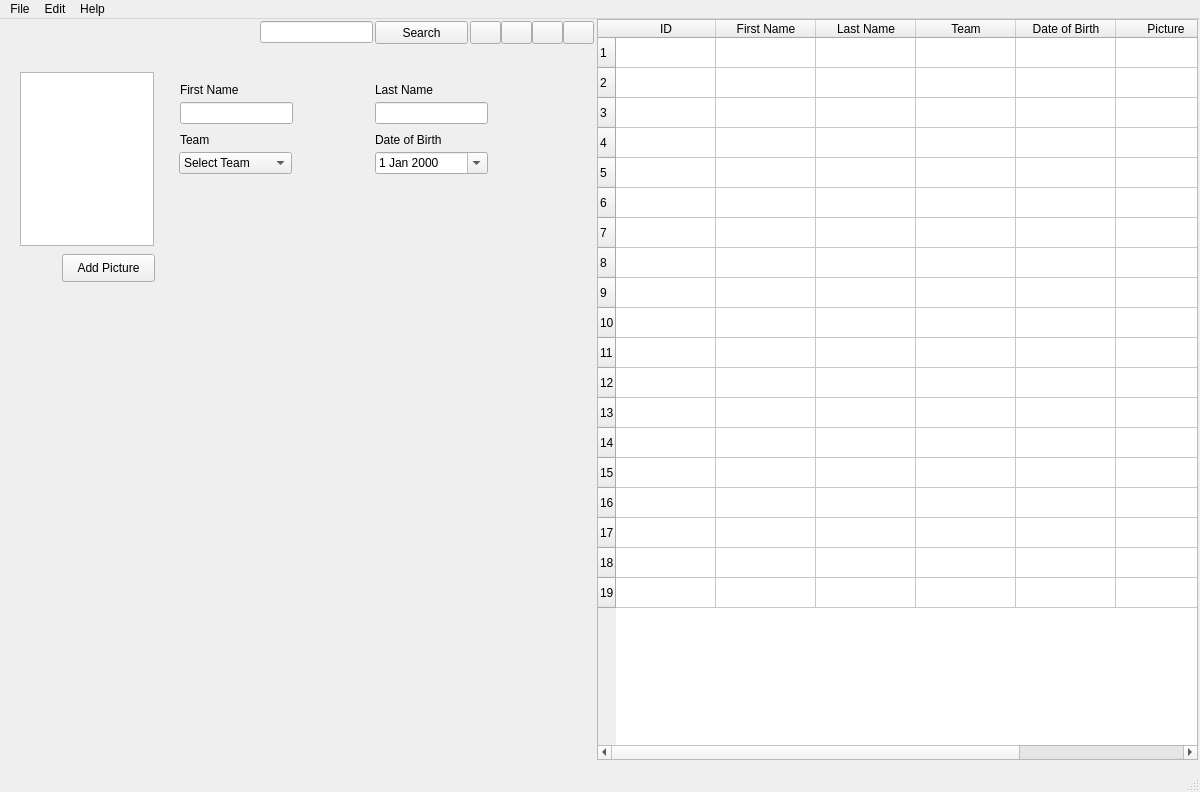
<?xml version="1.0" encoding="UTF-8"?>
<ui version="4.0">
 <class>MainWindow</class>
 <widget class="QMainWindow" name="MainWindow">
  <property name="geometry">
   <rect>
    <x>0</x>
    <y>0</y>
    <width>1200</width>
    <height>792</height>
   </rect>
  </property>
  <property name="windowTitle">
   <string>Soccer League Manager</string>
  </property>
  <property name="locale">
   <locale language="English" country="UnitedStates"/>
  </property>
  <widget class="QWidget" name="centralwidget">
   <widget class="QGraphicsView" name="graphicsView_player_picture">
    <property name="geometry">
     <rect>
      <x>20</x>
      <y>53</y>
      <width>134</width>
      <height>174</height>
     </rect>
    </property>
   </widget>
   <widget class="QLabel" name="label_first_name">
    <property name="geometry">
     <rect>
      <x>180</x>
      <y>63</y>
      <width>62</width>
      <height>16</height>
     </rect>
    </property>
    <property name="minimumSize">
     <size>
      <width>55</width>
      <height>0</height>
     </size>
    </property>
    <property name="text">
     <string>First Name</string>
    </property>
    <property name="scaledContents">
     <bool>false</bool>
    </property>
    <property name="wordWrap">
     <bool>false</bool>
    </property>
   </widget>
   <widget class="QLabel" name="label_last_name">
    <property name="geometry">
     <rect>
      <x>375</x>
      <y>63</y>
      <width>60</width>
      <height>16</height>
     </rect>
    </property>
    <property name="text">
     <string>Last Name</string>
    </property>
   </widget>
   <widget class="QLabel" name="label_team">
    <property name="geometry">
     <rect>
      <x>180</x>
      <y>113</y>
      <width>55</width>
      <height>16</height>
     </rect>
    </property>
    <property name="text">
     <string>Team</string>
    </property>
   </widget>
   <widget class="QLabel" name="label_dob">
    <property name="geometry">
     <rect>
      <x>375</x>
      <y>113</y>
      <width>71</width>
      <height>16</height>
     </rect>
    </property>
    <property name="text">
     <string>Date of Birth</string>
    </property>
   </widget>
   <widget class="QLineEdit" name="lineEdit_first_name">
    <property name="geometry">
     <rect>
      <x>180</x>
      <y>83</y>
      <width>113</width>
      <height>22</height>
     </rect>
    </property>
   </widget>
   <widget class="QLineEdit" name="lineEdit_last_name">
    <property name="geometry">
     <rect>
      <x>375</x>
      <y>83</y>
      <width>113</width>
      <height>22</height>
     </rect>
    </property>
   </widget>
   <widget class="QComboBox" name="comboBox_select_team">
    <property name="geometry">
     <rect>
      <x>179</x>
      <y>133</y>
      <width>113</width>
      <height>22</height>
     </rect>
    </property>
    <item>
     <property name="text">
      <string>Select Team</string>
     </property>
    </item>
   </widget>
   <widget class="QDateEdit" name="dateEdit_dob">
    <property name="geometry">
     <rect>
      <x>375</x>
      <y>133</y>
      <width>113</width>
      <height>22</height>
     </rect>
    </property>
    <property name="calendarPopup">
     <bool>true</bool>
    </property>
   </widget>
   <widget class="QTableWidget" name="tableWidget_players">
    <property name="geometry">
     <rect>
      <x>597</x>
      <y>0</y>
      <width>601</width>
      <height>741</height>
     </rect>
    </property>
    <property name="minimumSize">
     <size>
      <width>601</width>
      <height>0</height>
     </size>
    </property>
    <property name="maximumSize">
     <size>
      <width>601</width>
      <height>741</height>
     </size>
    </property>
    <property name="locale">
     <locale language="English" country="UnitedStates"/>
    </property>
    <property name="frameShadow">
     <enum>QFrame::Sunken</enum>
    </property>
    <property name="sortingEnabled">
     <bool>true</bool>
    </property>
    <property name="rowCount">
     <number>19</number>
    </property>
    <attribute name="horizontalHeaderCascadingSectionResizes">
     <bool>true</bool>
    </attribute>
    <row/>
    <row/>
    <row/>
    <row/>
    <row/>
    <row/>
    <row/>
    <row/>
    <row/>
    <row/>
    <row/>
    <row/>
    <row/>
    <row/>
    <row/>
    <row/>
    <row/>
    <row/>
    <row/>
    <column>
     <property name="text">
      <string>ID</string>
     </property>
    </column>
    <column>
     <property name="text">
      <string>First Name</string>
     </property>
    </column>
    <column>
     <property name="text">
      <string>Last Name</string>
     </property>
    </column>
    <column>
     <property name="text">
      <string>Team</string>
     </property>
    </column>
    <column>
     <property name="text">
      <string>Date of Birth</string>
     </property>
    </column>
    <column>
     <property name="text">
      <string>Picture</string>
     </property>
    </column>
    <column>
     <property name="text">
      <string>Active</string>
     </property>
    </column>
    <item row="0" column="0">
     <property name="text">
      <string/>
     </property>
    </item>
    <item row="0" column="1">
     <property name="text">
      <string/>
     </property>
    </item>
   </widget>
   <widget class="QPushButton" name="pushButton_add_picture">
    <property name="geometry">
     <rect>
      <x>62</x>
      <y>235</y>
      <width>93</width>
      <height>28</height>
     </rect>
    </property>
    <property name="text">
     <string>Add Picture</string>
    </property>
   </widget>
   <widget class="QPushButton" name="pushButton_add_player">
    <property name="geometry">
     <rect>
      <x>470</x>
      <y>2</y>
      <width>31</width>
      <height>23</height>
     </rect>
    </property>
    <property name="sizePolicy">
     <sizepolicy hsizetype="Minimum" vsizetype="Fixed">
      <horstretch>0</horstretch>
      <verstretch>0</verstretch>
     </sizepolicy>
    </property>
    <property name="text">
     <string/>
    </property>
    <property name="icon">
     <iconset>
      <normaloff>../Icons/user-plus.png</normaloff>../Icons/user-plus.png</iconset>
    </property>
   </widget>
   <widget class="QPushButton" name="pushButton_remove_player">
    <property name="geometry">
     <rect>
      <x>501</x>
      <y>2</y>
      <width>31</width>
      <height>23</height>
     </rect>
    </property>
    <property name="text">
     <string/>
    </property>
    <property name="icon">
     <iconset>
      <normaloff>../Icons/user-minus.png</normaloff>../Icons/user-minus.png</iconset>
    </property>
   </widget>
   <widget class="QPushButton" name="pushButton_save">
    <property name="geometry">
     <rect>
      <x>532</x>
      <y>2</y>
      <width>31</width>
      <height>23</height>
     </rect>
    </property>
    <property name="text">
     <string/>
    </property>
    <property name="icon">
     <iconset>
      <normaloff>../Icons/save.png</normaloff>../Icons/save.png</iconset>
    </property>
   </widget>
   <widget class="QPushButton" name="pushButton_print">
    <property name="geometry">
     <rect>
      <x>563</x>
      <y>2</y>
      <width>31</width>
      <height>23</height>
     </rect>
    </property>
    <property name="text">
     <string/>
    </property>
    <property name="icon">
     <iconset>
      <normaloff>../Icons/printer.png</normaloff>../Icons/printer.png</iconset>
    </property>
   </widget>
   <widget class="QLineEdit" name="lineEdit_search">
    <property name="geometry">
     <rect>
      <x>260</x>
      <y>2</y>
      <width>113</width>
      <height>22</height>
     </rect>
    </property>
   </widget>
   <widget class="QPushButton" name="pushButton_search">
    <property name="geometry">
     <rect>
      <x>375</x>
      <y>2</y>
      <width>93</width>
      <height>23</height>
     </rect>
    </property>
    <property name="sizePolicy">
     <sizepolicy hsizetype="Preferred" vsizetype="Fixed">
      <horstretch>0</horstretch>
      <verstretch>0</verstretch>
     </sizepolicy>
    </property>
    <property name="font">
     <font>
      <pointsize>9</pointsize>
     </font>
    </property>
    <property name="text">
     <string>Search</string>
    </property>
   </widget>
  </widget>
  <widget class="QMenuBar" name="menubar">
   <property name="geometry">
    <rect>
     <x>0</x>
     <y>0</y>
     <width>1200</width>
     <height>24</height>
    </rect>
   </property>
   <widget class="QMenu" name="menuFile">
    <property name="title">
     <string>File</string>
    </property>
    <addaction name="actionPrint"/>
    <addaction name="actionClose"/>
   </widget>
   <widget class="QMenu" name="menuEdit">
    <property name="title">
     <string>Edit</string>
    </property>
    <widget class="QMenu" name="menuAdd">
     <property name="title">
      <string>Add..</string>
     </property>
     <addaction name="actionAdd_Player"/>
     <addaction name="actionAdd_Team"/>
    </widget>
    <widget class="QMenu" name="menuRemove">
     <property name="title">
      <string>Remove..</string>
     </property>
     <addaction name="actionRemove_Player"/>
     <addaction name="actionRemove_Team"/>
    </widget>
    <addaction name="menuAdd"/>
    <addaction name="menuRemove"/>
    <addaction name="actionSearch"/>
   </widget>
   <widget class="QMenu" name="menuHelp">
    <property name="title">
     <string>Help</string>
    </property>
    <addaction name="actionAbout"/>
   </widget>
   <addaction name="menuFile"/>
   <addaction name="menuEdit"/>
   <addaction name="menuHelp"/>
  </widget>
  <widget class="QStatusBar" name="statusbar"/>
  <action name="actionAbout">
   <property name="text">
    <string>About</string>
   </property>
  </action>
  <action name="actionPrint">
   <property name="text">
    <string>Print</string>
   </property>
  </action>
  <action name="actionClose">
   <property name="text">
    <string>Close</string>
   </property>
  </action>
  <action name="actionAdd_Player">
   <property name="text">
    <string>Add Player</string>
   </property>
  </action>
  <action name="actionRemove_Player">
   <property name="text">
    <string>Remove Player</string>
   </property>
  </action>
  <action name="actionRemove_Team">
   <property name="text">
    <string>Remove Team</string>
   </property>
  </action>
  <action name="actionAdd_Team">
   <property name="text">
    <string>Add Team</string>
   </property>
  </action>
  <action name="actionSearch">
   <property name="text">
    <string>Search..</string>
   </property>
  </action>
 </widget>
 <resources/>
 <connections/>
</ui>
